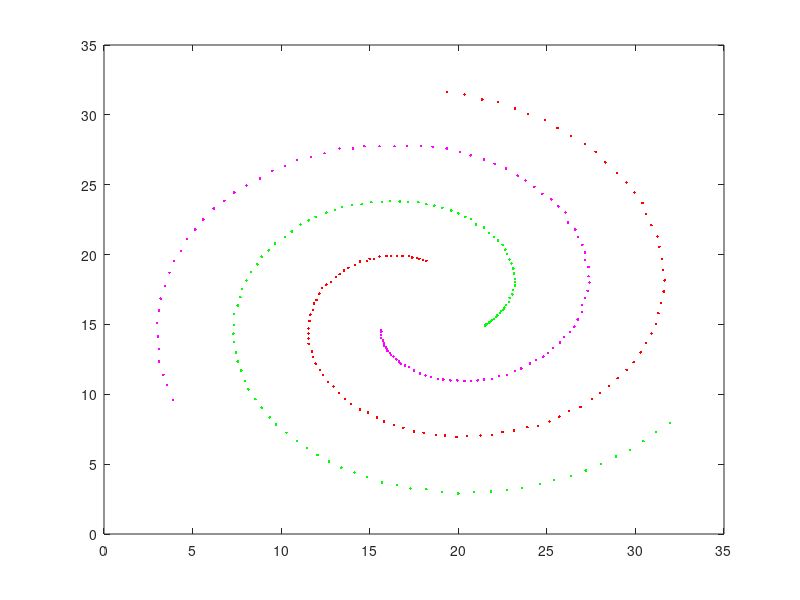

Here is the MATLAB script that generated this plot:
datapoints = importdata('result.txt');
for i=1:1:size(datapoints)
    if datapoints(i,3)==1
        plot(datapoints(i,1),datapoints(i,2),'g.');
    elseif datapoints(i,3)==2
        plot(datapoints(i,1),datapoints(i,2),'r.');
    elseif datapoints(i,3)==3
        plot(datapoints(i,1),datapoints(i,2),'m.');  
    else
        disp("Error, Should be only 3 clusters")
    end
    hold on;
end
% datapoints = importdata('3spiral.txt');
% for i=1:size(datapoints)
%    plot(datapoints(i,1),datapoints(i,2),'b.') ;
%    grid on;
%    hold on;
% end